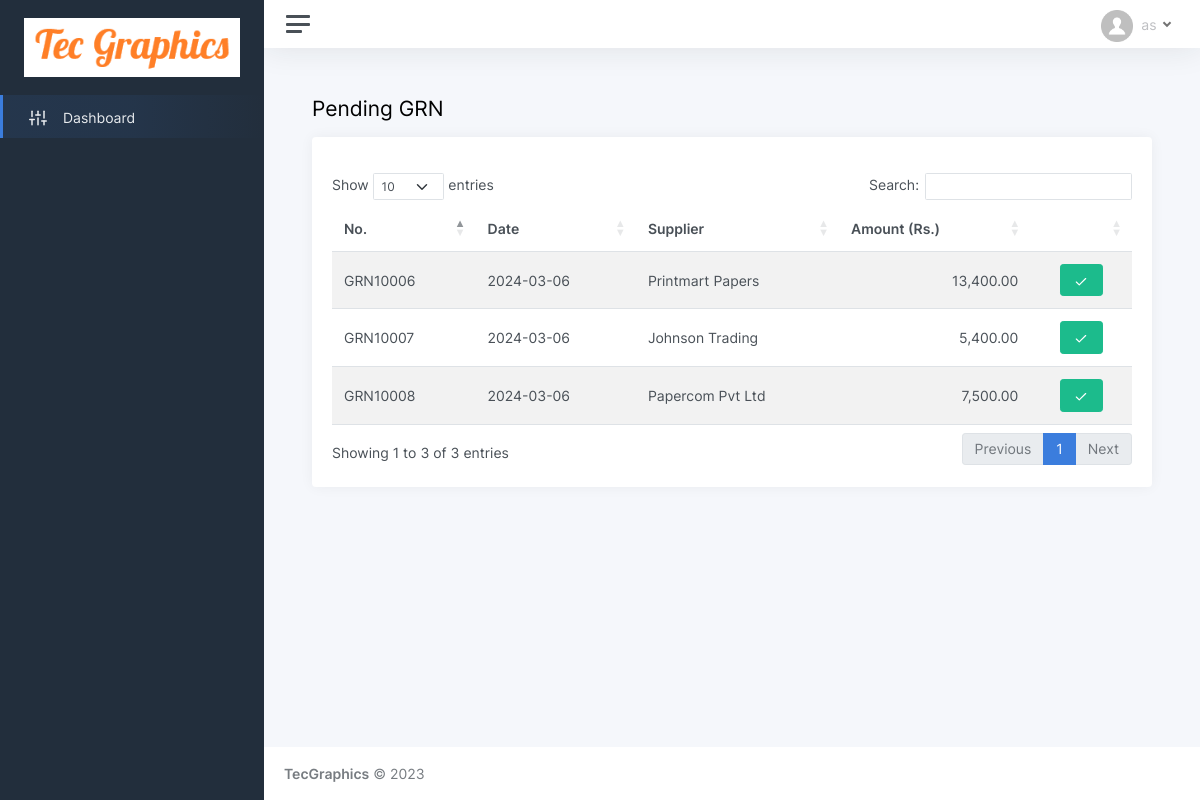
/pending_grn.php, run on the app's committed database.
### tables this page shows
CREATE TABLE IF NOT EXISTS `grn_summary` (
  `id` int(11) NOT NULL AUTO_INCREMENT,
  `grn_no` varchar(15) NOT NULL,
  `grn_date` varchar(25) NOT NULL,
  `po_no` varchar(15) NOT NULL,
  `supplier` int(11) NOT NULL,
  `total` varchar(15) NOT NULL,
  `balance` varchar(15) NOT NULL,
  `pay_status` varchar(5) NOT NULL,
  `invoice_no` varchar(50) NOT NULL,
  `user` int(11) NOT NULL,
  `logdatetime` varchar(25) NOT NULL,
  `approval` varchar(10) NOT NULL DEFAULT 'pending',
  `app_user` int(11) NOT NULL,
  `app_datetime` varchar(25) NOT NULL,
  PRIMARY KEY (`id`)
);

CREATE TABLE IF NOT EXISTS `supplier` (
  `id` int(11) NOT NULL AUTO_INCREMENT,
  `sname` varchar(75) NOT NULL,
  `contactp` varchar(75) NOT NULL,
  `contact` varchar(50) NOT NULL,
  `address` varchar(250) NOT NULL,
  `email` varchar(150) NOT NULL,
  PRIMARY KEY (`id`)
);

### pending_grn.php (the view, shortened to what this page needs)
<!DOCTYPE html>
<html lang="en">
<head>
	<?php include('header.php'); ?>
</head>
<body>
	<div class="wrapper">
	<?php include('sidebar.php'); ?>
		<div class="main">
		<?php include('topbar.php'); ?>
			<main class="content">
				<div class="container-fluid p-0">
					<div class="row">
					<h1 class="h3 mb-3 col-10">Pending GRN</h1>
					</div>
					<div class="row">
						<div class="col-12">
							<div class="card">
								<div class="card-body">
										<div class="row mb-3" id="alert_div">
										</div>
									<table id="datatables-reponsive" class="table table-striped" style="width:100%">
										<thead>
										  <tr>
											<th>No.</th>
											<th>Date</th>
											<th>Supplier</th>
											<th>Amount (Rs.)</th>
											<th>&nbsp;</th>
										  </tr>
										</thead>
										<tbody>
										  <?php
										  $select_grn = mysqli_query($con, "SELECT * FROM grn_summary WHERE approval = 'pending'");
										  while($result_grn= mysqli_fetch_array($select_grn)){
											$select_supp = mysqli_query($con, "SELECT sname FROM supplier WHERE id = '{$result_grn['supplier']}'");
											$result_supp = mysqli_fetch_array($select_supp);
										  ?>
										  <tr>
											<td><?php echo $result_grn['grn_no']; ?></td>
											<td><?php echo $result_grn['grn_date']; ?></td>
											<td><?php echo $result_supp['sname']; ?></td>
											<td align="right"><?php echo number_format($result_grn['total'], 2, '.', ','); ?></td>
											<td align="center"><a href="approve_goods_received.php?qid=<?php echo $result_grn['id']; ?>" ><button type="button" class="btn btn-success" title="Approve" ><i data-feather="check"></i></button></a></td>
										 </tr>
										  <?php } ?>
										</tbody>
									</table>
								</div>
							</div>
						</div>
					</div>
				</div>
			</main>
			<?php include('footer.php'); ?>
		</div>
	</div>
</body>
</html>

### data on the page
grn_summary: grn_no "GRN10006", grn_date "2024-03-06", supplier.sname "Printmart Papers", total "13,400.00"
grn_summary: grn_no "GRN10007", grn_date "2024-03-06", supplier.sname "Johnson Trading", total "5,400.00"
grn_summary: grn_no "GRN10008", grn_date "2024-03-06", supplier.sname "Papercom Pvt Ltd", total "7,500.00"
